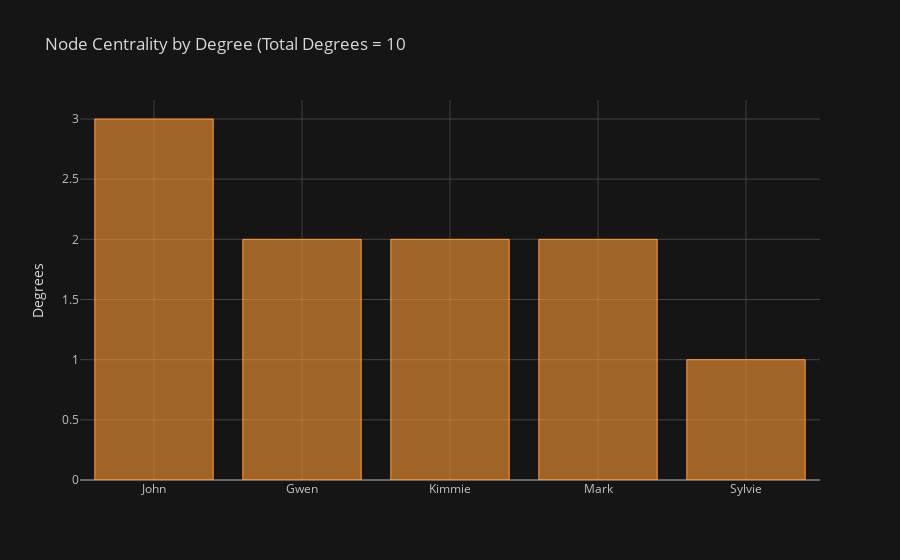

Source (notebook cell):
### Code cell
max_degree = s_central['Degree'].sum()
s_central.set_index('Node').iplot(kind='bar',
                                 title=f"Node Centrality by Degree (Total Degrees = {max_degree}",
                                  yTitle='Degrees',theme='solar')

### Figure 1 — Plotly figure (JSON) as saved in the notebook; plotly's stock layout.template omitted (floating-point values rounded to 4 significant figures)
{"data": [{"marker": {"color": "rgba(255, 153, 51, 0.6)", "line": {"color": "rgba(255, 153, 51, 1.0)", "width": 1}}, "name": "Degree", "orientation": "v", "text": "", "type": "bar", "x": ["John", "Gwen", "Kimmie", "Mark", "Sylvie"], "y": [3, 2, 2, 2, 1]}], "layout": {"legend": {"bgcolor": "#151516", "font": {"color": "#D9D9D9"}}, "paper_bgcolor": "#151516", "plot_bgcolor": "#151516", "title": {"font": {"color": "#D9D9D9"}, "text": "Node Centrality by Degree (Total Degrees = 10"}, "xaxis": {"gridcolor": "#434343", "showgrid": true, "tickfont": {"color": "#C2C2C2"}, "title": {"font": {"color": "#D9D9D9"}, "text": ""}, "zerolinecolor": "#666570"}, "yaxis": {"gridcolor": "#434343", "showgrid": true, "tickfont": {"color": "#C2C2C2"}, "title": {"font": {"color": "#D9D9D9"}, "text": "Degrees"}, "zerolinecolor": "#666570"}}}
